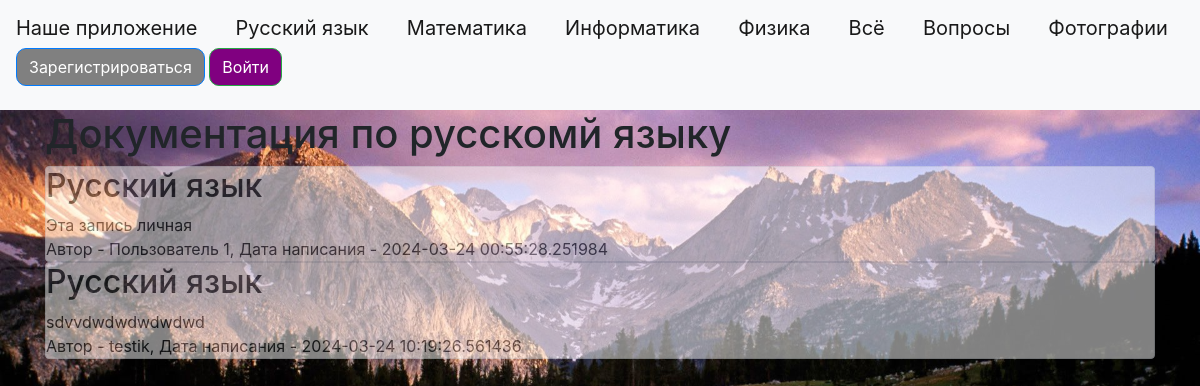
Screenshot of /rus.html with the database file from the repository.
### data/news.py (models this page shows)
class News(SqlAlchemyBase):
    __tablename__ = 'news'
    id = sqlalchemy.Column(sqlalchemy.Integer,
                           primary_key=True, autoincrement=True)
    title = sqlalchemy.Column(sqlalchemy.String, nullable=True)
    content = sqlalchemy.Column(sqlalchemy.String, nullable=True)
    created_date = sqlalchemy.Column(sqlalchemy.DateTime,
                                     default=datetime.datetime.now)
    is_question = sqlalchemy.Column(sqlalchemy.Boolean, default=True)
    user_id = sqlalchemy.Column(sqlalchemy.Integer,
                                sqlalchemy.ForeignKey("users.id"))
    user = orm.relationship('User')

### data/users.py (models this page shows, shortened)
class User(SqlAlchemyBase, UserMixin):
    __tablename__ = 'users'
    id = sqlalchemy.Column(sqlalchemy.Integer,
                           primary_key=True, autoincrement=True)
    name = sqlalchemy.Column(sqlalchemy.String, nullable=True)
    about = sqlalchemy.Column(sqlalchemy.String, nullable=True)
    email = sqlalchemy.Column(sqlalchemy.String,
                              index=True, unique=True, nullable=True)
    hashed_password = sqlalchemy.Column(sqlalchemy.String, nullable=True)
    created_date = sqlalchemy.Column(sqlalchemy.DateTime,
                                     default=datetime.datetime.now)
    news = orm.relationship("News", back_populates='user')

### main.py (the view)
@app.route("/rus.html")
def rus():
    db_sess = db_session.create_session()
    news = db_sess.query(News).filter(News.title == 'Русский язык').filter(News.is_question != True)
    return render_template("rus.html", news=news, title='RUSSIAN LANGUAGE Documentation')

### data/db_session.py (called while the page is built)
def create_session() -> Session:
    global __factory
    return __factory()

### templates/rus.html (shortened to what this page needs)
{% extends "base.html" %}
{% block content %}
<h1>Документация по русскомй языку</h1>
{% for item in news%}
<div class="col-md6 border rounded" style="background-color: white; opacity: .5;">
    <h2>{{item.title}}</h2>
    <div>
        {{item.content}}
    </div>
    <div>
        Автор - {{item.user.name}}, Дата написания - {{item.created_date}}
    </div>
</div>
{% endfor %}
{% endblock %}

### rows the page displays
News: title "Русский язык", content "Эта запись личная", user.name "Пользователь 1", created_date "2024-03-24 00:55:28.251984"
News: title "Русский язык", content "sdvvdwdwdwdwdwd", user.name "testik", created_date "2024-03-24 10:19:26.561436"
